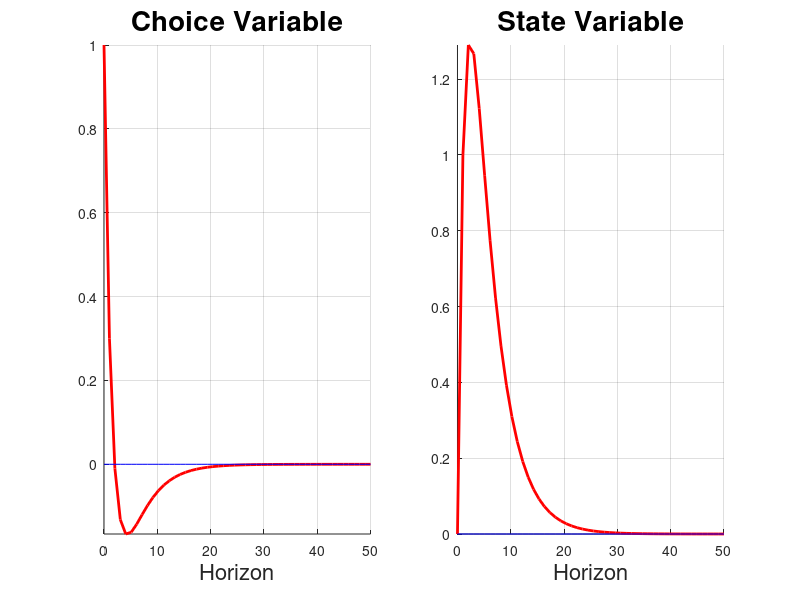

The MATLAB script that drew this image: (Note: this script raises an error after producing the figure.)
clear 
close all

% From Beaudry, Galizia, Portier
% et = alp1*Xt + alp2*et-1 + alp3*et + mut

% Parameterization
alp1 = - 0.1;%19025; 
alp2 = .3;
del  = 0.01;
Xss  = 0;
ess  = 0;

matrix = [alp2 alp1; 1 (1-del)];
eig(matrix)

% Initialiation
H      = 50;
hor    = linspace(0,H,H);
e      = zeros(H,1);
X      = zeros(H,1);
SHOCK  = 1;
X(1)   = Xss; % state variable always Xss on impact

%-------------------------------------------------------------------------%
% IRFs to Sentiment Shock (Agents invest more today for no reasons)
%-------------------------------------------------------------------------%


e(1)   = SHOCK;
X(1)   = Xss;
for i = 2:H
      % Choice Variable
      e(i)   = alp2*e(i-1) + alp1*X(i-1);
      % LOM of X
      X(i)   = e(i-1) + (1 - del)*X(i-1);    
end

figure('Position',[1 41 1920 963])
set(gcf,'color','w');
subplot(1,2,1)
hold on
plot(hor,e,'linewidth',2,'color','r')
plot(hor,ones(1,H)*ess,'color','b')
title('Choice Variable','fontsize',20)
xlabel('Horizon','fontsize',16);
grid on
axis tight
hold off
subplot(1,2,2)
hold on
plot(hor,X,'linewidth',2,'color','r')
plot(hor,ones(1,H)*Xss,'color','b')
title('State Variable','fontsize',20)
xlabel('Horizon','fontsize',16);
grid on
axis tight
hold off
asd
%-------------------------------------------------------------------------%
% IRFs to Fundamental Shock (Exogenous increase in capital today)
%-------------------------------------------------------------------------%

e(1)   = alp0 + (alp1)*Xss + alp2*ess;
X(2)   = (1 - del)*Xss + e(1) + SHOCK;
for i = 2:H
      % Choice Variable
      e(i)   = alp0 + (alp1)*X(i) + alp2*e(i-1);
      % LOM of X
      X(i+1) = (1 - del)*X(i) + e(i);    
end
X = X(1:end-1);

figure('Position',[1 41 1920 963])
set(gcf,'color','w');
subplot(1,2,1)
hold on
plot(hor,e,'linewidth',2,'color','r')
plot(hor,ones(1,H)*ess,'color','b')
title('Choice Variable','fontsize',20)
xlabel('Horizon','fontsize',16);
grid on
axis tight
hold off
subplot(1,2,2)
hold on
plot(hor,X,'linewidth',2,'color','r')
plot(hor,ones(1,H)*Xss,'color','b')
title('State Variable','fontsize',20)
xlabel('Horizon','fontsize',16);
grid on
axis tight
hold off

